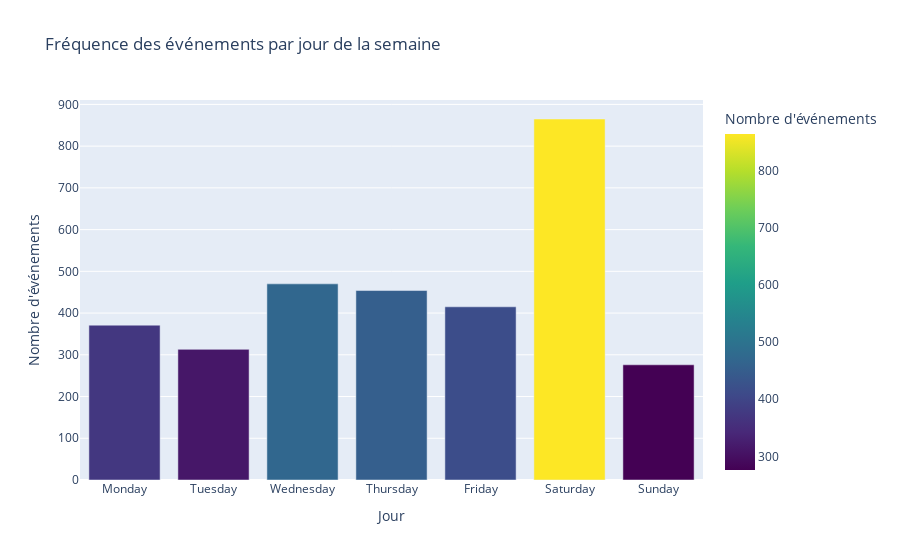

Source (notebook cell):
### Markdown cell above
## 4. Analyse Approfondie & Insights
Au-delà de la qualité des données, analysons le comportement des événements.

### 4.1 Analyse Temporelle (Seasonality & Timing)
Quand ont lieu la plupart des événements ? Quelle est leur durée ?

### Code cell
# Feature extraction for time analysis
df_clean['month_name'] = df_clean['date_start'].dt.month_name()
df_clean['day_name'] = df_clean['date_start'].dt.day_name()
df_clean['duration_hours'] = (df_clean['date_end'] - df_clean['date_start']).dt.total_seconds() / 3600

# Visualization: Events by Day of the Week
order_days = ["Monday", "Tuesday", "Wednesday", "Thursday", "Friday", "Saturday", "Sunday"]
# Counting events per day
day_counts = df_clean['day_name'].value_counts().reindex(order_days).reset_index()
day_counts.columns = ['Day', 'Count']

fig = px.bar(day_counts, x='Day', y='Count', 
             title="Fréquence des événements par jour de la semaine",
             labels={'Day': 'Jour', 'Count': 'Nombre d\'événements'},
             color='Count', color_continuous_scale='Viridis')
fig.show()

### Figure 1 — Plotly figure (JSON) as saved in the notebook; plotly's stock layout.template omitted (floating-point values rounded to 4 significant figures)
{"data": [{"hovertemplate": "Jour=%{x}<br>Nombre d'événements=%{marker.color}<extra></extra>", "legendgroup": "", "marker": {"color": [371, 313, 470, 454, 415, 865, 276], "coloraxis": "coloraxis", "pattern": {"shape": ""}}, "name": "", "orientation": "v", "showlegend": false, "textposition": "auto", "type": "bar", "x": ["Monday", "Tuesday", "Wednesday", "Thursday", "Friday", "Saturday", "Sunday"], "xaxis": "x", "y": [371, 313, 470, 454, 415, 865, 276], "yaxis": "y"}], "layout": {"barmode": "relative", "coloraxis": {"colorbar": {"title": {"text": "Nombre d'événements"}}, "colorscale": [[0, "#440154"], [0.1111, "#482878"], [0.2222, "#3e4989"], [0.3333, "#31688e"], [0.4444, "#26828e"], [0.5556, "#1f9e89"], [0.6667, "#35b779"], [0.7778, "#6ece58"], [0.8889, "#b5de2b"], [1, "#fde725"]]}, "legend": {"tracegroupgap": 0}, "title": {"text": "Fréquence des événements par jour de la semaine"}, "xaxis": {"anchor": "y", "domain": [0, 1], "title": {"text": "Jour"}}, "yaxis": {"anchor": "x", "domain": [0, 1], "title": {"text": "Nombre d'événements"}}}}
